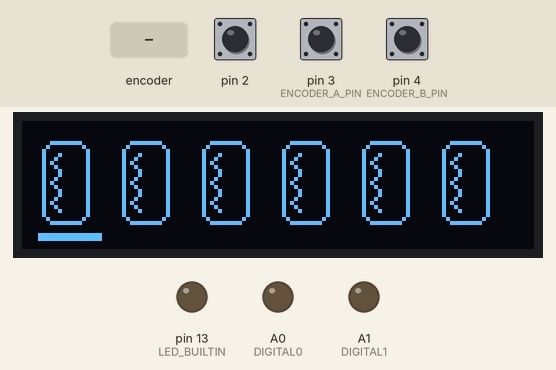
Recording of a sketch running on a simulated Arduino Uno, built with avr-gcc and run on an emulated ATmega328P. On the bench: 128×32 one-colour display, output pins drawn as LEDs (lit = HIGH). The test bench sets the inputs (shaded band); at power-on: pin 2 HIGH, pin 3 (ENCODER_A_PIN) HIGH, pin 4 (ENCODER_B_PIN) HIGH. What the sketch prints to the serial monitor is not drawn.

Above: at 2.2 s.
2.3 s: pin 2 pulled LOW for 1 s
At 3.2 s:
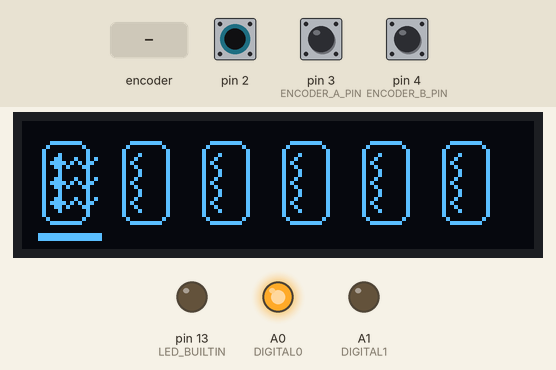
4.8 s: rotary encoder on pin 3 (ENCODER_A_PIN) / pin 4 (ENCODER_B_PIN) turned 1 step (first pin leading)
At 5.6 s:
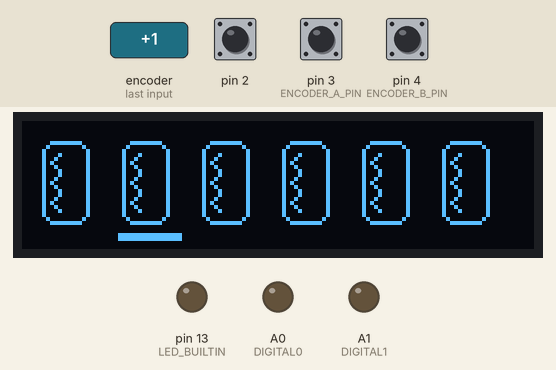
6.8 s: pin 2 pulled LOW for 0.15 s
At 8.4 s:
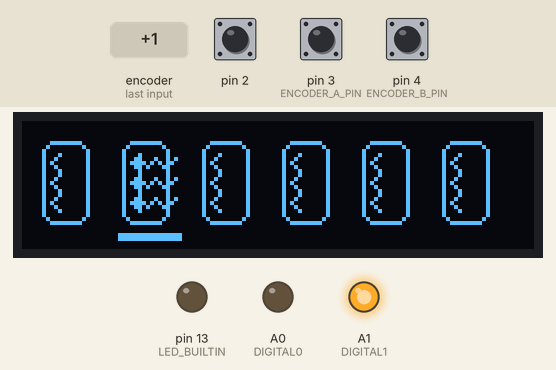
8.8 s: rotary encoder on pin 3 (ENCODER_A_PIN) / pin 4 (ENCODER_B_PIN) turned 2 steps (second pin leading)
At 10.5 s:
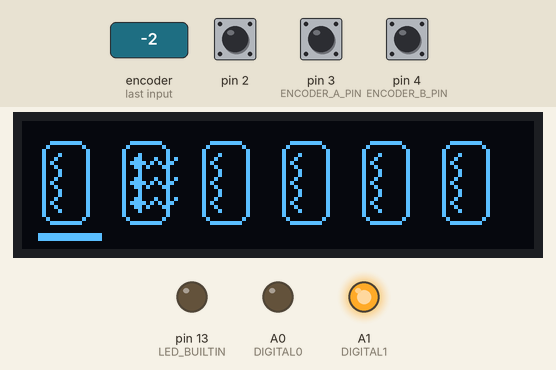
10.8 s: pin 2 pulled LOW for 0.15 s
At 12.7 s:
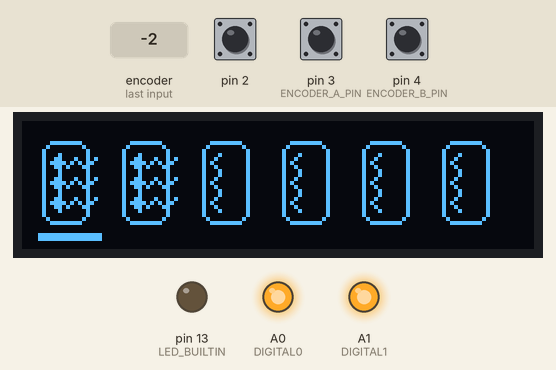
Timing chart, 0 to 13.8 s (numbered marks = the images above; inputs shaded):
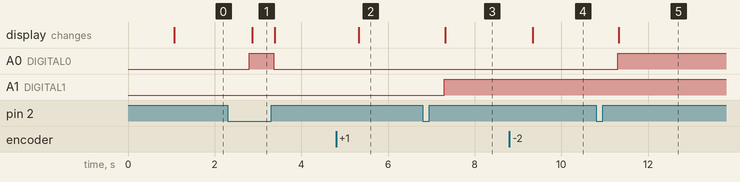

The sketch:

Microne.ino
```cpp
#include "encoder.h"
#include "icons.h"
#include <SPI.h>
#include <Adafruit_GFX.h>
#include <Adafruit_SSD1305.h>

enum
{
  OLED_CLK          = 13,
  OLED_MOSI         = 11,
  OLED_CS           = 10,
  OLED_DC           = 8,
  OLED_RESET        = 9,
};

enum
{
  ENCODER_A_PIN   = 3,
  ENCODER_B_PIN   = 4,
  ENCODER_BUTTON  = 2,
};

enum
{
  PWM0_PIN = 6,
  PWM1_PIN = 5,
  DIGITAL0 = A0,
  DIGITAL1 = A1,
};

enum
{
  MAX_IMGS          = 6,
  SINGLE_IMG_WIDTH  = 16,
  SINGLE_IMG_HEIGHT = 23,
  X_OFFSET          = 4,
  X_SPACING         = 4,
  Y_OFFSET          = 4,
  BOTTOM_OFFSET     = 4,
  PWM_STEP          = 5
};

static void refresh_oled(uint8_t *funcions, uint8_t cursor);

static Encoder encoder((int)ENCODER_A_PIN, (int)ENCODER_B_PIN, (int)ENCODER_BUTTON);
static Adafruit_SSD1305 display(128, 32, &SPI, OLED_DC, OLED_RESET, OLED_CS, 7000000UL);

static const uint8_t *heat_icons[] = {heat_off, heat_on};
static const uint8_t **icon_array[] = {heat_icons, heat_icons, heat_icons, heat_icons, heat_icons, heat_icons};

static uint8_t map_cursor_to_pin(uint8_t cursor)
{
  switch (cursor) {
    case 0:
      return DIGITAL0;
    case 1:
      return DIGITAL1;
    case 2:
      return PWM0_PIN;
    case 3:
      return PWM1_PIN;
    default:
      return 200;
  }

}
void setup() {
  Serial.begin(115200);
  pinMode(LED_BUILTIN, OUTPUT);
  pinMode(DIGITAL0, OUTPUT);
  pinMode(DIGITAL1, OUTPUT);
  encoder.init();

  if ( ! display.begin(0x3C) )
  {
    Serial.println("Unable to initialize OLED");
    while (1) yield();
  }
  delay(1000);
  display.clearDisplay();   // clears the screen and buffer
  display.display();
}

void loop() {
  static bool refresh = true;
  static bool direction_blocked = false;
  static uint8_t cursor = 0;
  static uint8_t function_array[MAX_IMGS] = {0};

  switch (encoder.get_direction())
  {
    case -1:
      if (!direction_blocked)
      {
        if (cursor > 0)
          cursor--;
      }
      else {
        if (function_array[cursor] >= PWM_STEP)
          function_array[cursor] -= PWM_STEP;
        analogWrite(map_cursor_to_pin(cursor), function_array[cursor]);
      }
      Serial.print("<- / pos:");
      Serial.print(cursor);
      delay(500);
      refresh = true;
      break;

    case 1:
      if (!direction_blocked)
      {
        if (cursor < MAX_IMGS - 1)
          cursor++;
      }
      else {
        if (function_array[cursor] <= 250 - PWM_STEP)
          function_array[cursor] += PWM_STEP;
        analogWrite(map_cursor_to_pin(cursor), function_array[cursor]);
      }
      Serial.print("-> / pos:");
      Serial.print(cursor);
      delay(500);
      refresh = true;
      break;
  }

  if (encoder.get_button_pressed())
  {
    Serial.println("O");
    delay(500);
    if (cursor <= 1)
    {
      function_array[cursor] = !function_array[cursor];
      digitalWrite(map_cursor_to_pin(cursor), function_array[cursor]);
    }
    else
    {
      direction_blocked = !direction_blocked;
    }
    refresh = true;
  }

  if (refresh)
  {
    Serial.print(" Val: ");
    Serial.println(function_array[cursor]);
    refresh_oled(function_array, cursor);
    refresh = false;
  }
}

static void refresh_oled(uint8_t *funcions, uint8_t cursor)
{
  display.clearDisplay();   // clears the screen and buffer

  for (int i = 0; i < MAX_IMGS; i++)
  {
    display.drawBitmap(X_OFFSET +  i * SINGLE_IMG_WIDTH + i * X_SPACING, \
                        Y_OFFSET, \
                        icon_array[i][funcions[i]], \
                        SINGLE_IMG_WIDTH, SINGLE_IMG_HEIGHT, \
                        BLACK, WHITE);
  }

  display.drawRect(X_OFFSET + (SINGLE_IMG_WIDTH + X_SPACING) * cursor, 32 - BOTTOM_OFFSET, SINGLE_IMG_WIDTH, 2, WHITE);
  display.display();
}
```

encoder.cpp
```cpp
#include "encoder.h"
#include <stdint.h>
#include <Arduino.h>

enum
{
    DEBOUNCE_TIME   = 500,
    ENCODER_DEBOUNCE_TIME = 100,
};

Encoder *encoder_pointer;

static void debounced_irq(void)
{
  static uint32_t lastTime = 0U;
  uint32_t currentTime = millis();
  if (currentTime - lastTime > DEBOUNCE_TIME)
  {
    encoder_pointer->handle_press();
  }
  lastTime = currentTime;
}

static void encoder_irq(void)
{
  static uint32_t lastTime = 0U;
  uint32_t currentTime = millis();
  if (currentTime - lastTime > ENCODER_DEBOUNCE_TIME)
  {
    encoder_pointer->handle_direction();
  }
  lastTime = currentTime;
}

static void clear_direction(void)
{
  encoder_pointer->clear();
}

void Encoder::clear(void)
{
  this->direction = 0;
  this->pressed = false;
}

void Encoder::handle_direction(void)
{
  if (digitalRead(this->pinb__))
  {
    this->direction = 1;
  }
  else
  {
    this->direction = -1;
  }

}

void Encoder::handle_press(void)
{
  this->pressed = true;
}

Encoder::Encoder(int pinA, int pinB, int button)
{
  this->pina__ = pinA;
  this->pinb__ = pinB;
  this->pinc__ = button;
}

void Encoder::init(void)
{
  pinMode(this->pina__, INPUT_PULLUP);
  pinMode(this->pinb__, INPUT_PULLUP);
  pinMode(this->pinc__, INPUT_PULLUP);

  TCCR1A = 0;
  TCCR1B = (1<<CS12) | (1<<WGM12);
  OCR1A = 6250;
  TIMSK1 = (1<<OCIE1A);
  encoder_pointer = this;
  attachInterrupt(digitalPinToInterrupt(this->pinc__), debounced_irq, LOW);
  attachInterrupt(digitalPinToInterrupt(this->pina__), encoder_irq, FALLING);
}

bool Encoder::get_button_pressed(void)
{
  return this->pressed;
}

int Encoder::get_direction()
{
  return this->direction;
}

ISR(TIMER1_COMPA_vect)
{
  clear_direction();
}
```

encoder.h
```cpp
#include <stdint.h>


class Encoder
{
  private:
    int pina__, pinb__, pinc__;
    int8_t direction;
    bool pressed;

  public:
    Encoder(int pin_a, int pin_b, int button);
    void handle_direction(void);
    void handle_press(void);
    void clear(void);
    void init(void);
    bool get_button_pressed(void);
    int get_direction(void);

};
```

Source omitted: icons.h (data table, 912 bytes)

Measured:
- after the input at 2.3 s, A0 (DIGITAL0): LOW → HIGH after 0.50 s, → LOW 0.56 s later; the display: changes after 0.57 s (image 1)
- after the input at 4.8 s, the display: changes after 0.52 s (image 2)
- after the input at 6.8 s, A1 (DIGITAL1): LOW → HIGH after 0.50 s; the display: changes after 0.52 s (image 3)
- after the input at 8.8 s, the display: changes after 0.55 s (image 4)
- after the input at 10.8 s, A0 (DIGITAL0): LOW → HIGH after 0.50 s; the display: changes after 0.52 s (image 5)
